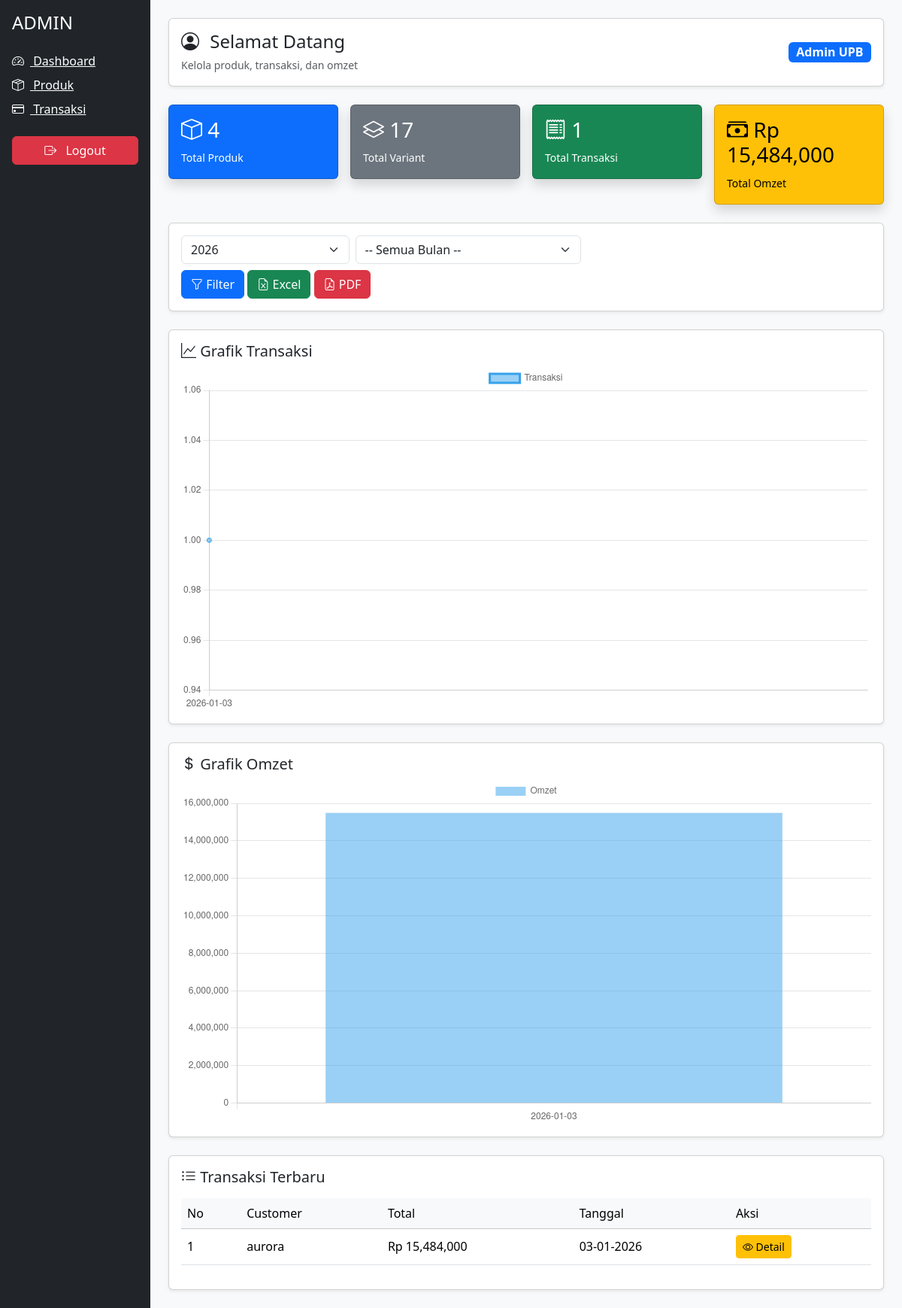
/dashboard.php (signed in), run on the app's committed database.
### tables this page shows
CREATE TABLE `orders` (
  `id_order` int(11) NOT NULL,
  `id_user` int(11) DEFAULT NULL,
  `total` int(11) DEFAULT NULL,
  `status` enum('pending','paid','cancelled') DEFAULT 'pending',
  `order_date` timestamp NOT NULL DEFAULT CURRENT_TIMESTAMP
);

CREATE TABLE `users` (
  `id_user` int(11) NOT NULL,
  `nama` varchar(100) DEFAULT NULL,
  `email` varchar(100) DEFAULT NULL,
  `password` varchar(255) DEFAULT NULL,
  `Alamat` varchar(50) NOT NULL,
  `Nomer_Hp` varchar(20) NOT NULL,
  `created_at` timestamp NOT NULL DEFAULT CURRENT_TIMESTAMP,
  `role` enum('admin','customer') NOT NULL DEFAULT 'customer'
);

### dashboard.php (the view, shortened to what this page needs)
<?php
include "config/koneksi.php";
$tahunTerpilih = isset($_GET['tahun']) ? intval($_GET['tahun']) : date('Y');
$bulanTerpilih = isset($_GET['bulan']) ? intval($_GET['bulan']) : "";
$sqlFilter = "AND YEAR(o.order_date) = $tahunTerpilih";
$where = "";
$totalProduk = mysqli_fetch_assoc(
    mysqli_query($mysqli, "SELECT COUNT(*) total FROM products")
)['total'];
$totalVariant = mysqli_fetch_assoc(
    mysqli_query($mysqli, "SELECT COUNT(*) total FROM product_variants")
)['total'];
$qTrans = mysqli_query($mysqli, "SHOW TABLES LIKE 'orders'");
$adaTrans = mysqli_num_rows($qTrans);
$totalTransaksi = 0;
$totalOmzet = 0;
if ($adaTrans) {
    $qTotal = mysqli_fetch_assoc(
        mysqli_query($mysqli,"
            SELECT COUNT(*) total
            FROM orders o
            WHERE o.status='paid'
            $sqlFilter
            $where
        ")
    );
    $totalTransaksi = $qTotal['total'];
    $qOmzet = mysqli_fetch_assoc(
    mysqli_query($mysqli,"
        SELECT SUM(o.total) total
        FROM orders o
        WHERE o.status='paid'
        $sqlFilter
        $where
    ")
);
$totalOmzet = isset($qOmzet['total']) ? $qOmzet['total'] : 0;
}
$dataTransaksi = [];
if ($adaTrans) {
    $qList = mysqli_query($mysqli,"
        SELECT o.id_order, u.nama, o.total, o.order_date
        FROM orders o
        JOIN users u ON o.id_user = u.id_user
        WHERE o.status='paid'
        $sqlFilter
        $where
        ORDER BY o.order_date DESC
        LIMIT 10
    ");
    while ($r = mysqli_fetch_assoc($qList)) {
        $dataTransaksi[] = $r;
    }
}
$chartLabel = [];
$chartTrans = [];
$chartOmzet = [];
if ($adaTrans) {
    $qChart = mysqli_query($mysqli,"
        SELECT DATE(o.order_date) tgl, COUNT(*) jml, SUM(o.total) omzet
        FROM orders o
        WHERE o.status='paid'
        $sqlFilter
        $where
        GROUP BY DATE(o.order_date)
        ORDER BY tgl ASC
    ");
    while ($c = mysqli_fetch_assoc($qChart)) {
        $chartLabel[] = $c['tgl'];
        $chartTrans[] = $c['jml'];
        $chartOmzet[] = $c['omzet'];
    }
}
?>
<!DOCTYPE html>
<html lang="id">
<head>
<link href="https://cdn.jsdelivr.net/npm/bootstrap@5.3.2/dist/css/bootstrap.min.css" rel="stylesheet">
<link href="https://cdn.jsdelivr.net/npm/bootstrap-icons/font/bootstrap-icons.css" rel="stylesheet">
</head>
<body class="bg-light">
<div class="container-fluid">
<div class="row min-vh-100">
<aside class="col-md-2 bg-dark text-white p-3">
    <h4 class="mb-4">ADMIN</h4>
    <a href="dashboard.php" class="d-block text-white mb-2">
  <i class="bi bi-speedometer2 me-2"></i> Dashboard
</a>
<a href="produk.php" class="d-block text-white mb-2">
  <i class="bi bi-box-seam me-2"></i> Produk
</a>
<a href="transaksi.php" class="d-block text-white mb-2">
  <i class="bi bi-credit-card me-2"></i> Transaksi
</a>
<form action="logout.php" method="post">
<button href="logout.php" class="btn btn-danger w-100 mt-3">
  <i class="bi bi-box-arrow-right me-2"></i> Logout
</button>
</form>
</aside>
<main class="col-md-10 p-4">
<div class="card shadow-sm mb-4">
  <div class="card-body d-flex justify-content-between align-items-center">
    <div>
      <h4 class="mb-1">
  <i class="bi bi-person-circle me-2"></i> Selamat Datang
</h4>
      <small class="text-muted">Kelola produk, transaksi, dan omzet</small>
    </div>
    <span class="badge bg-primary fs-6"><?= $_SESSION['nama']; ?></span>
  </div>
</div>
<div class="row g-3 mb-4">
  <div class="col-md-3">
    <div class="card text-bg-primary shadow">
      <div class="card-body">
        <h3><i class="bi bi-box"></i> <?= $totalProduk ?></h3>
<small>Total Produk</small>
      </div>
    </div>
  </div>
  <div class="col-md-3">
    <div class="card text-bg-secondary shadow">
      <div class="card-body">
        <h3><i class="bi bi-layers"></i> <?= $totalVariant ?></h3>
<small>Total Variant</small>
      </div>
    </div>
  </div>
  <div class="col-md-3">
    <div class="card text-bg-success shadow">
      <div class="card-body">
        <h3><i class="bi bi-receipt"></i> <?= $totalTransaksi ?></h3>
<small>Total Transaksi</small>
      </div>
    </div>
  </div>
  <div class="col-md-3">
    <div class="card text-bg-warning shadow">
      <div class="card-body">
        <h3><i class="bi bi-cash-stack"></i> Rp <?= number_format($totalOmzet) ?></h3>
<small>Total Omzet</small>
      </div>
    </div>
  </div>
</div>
<div class="card mb-4 shadow-sm">
  <div class="card-body">
    <form method="get" class="row g-2 align-items-center">
    <div class="col-md-3">
  <select name="tahun" class="form-select">
    <option value="2026" <?= $tahunTerpilih==2026?'selected':'' ?>>2026</option>
  </select>
</div>
    <div class="col-md-4">
        <select name="bulan" class="form-select">
          <option value="">-- Semua Bulan --</option>
        </select>
      </div>
      <div class="col-md-8">
        <button class="btn btn-primary">
  <i class="bi bi-funnel"></i> Filter
</button>
<a href="export_excel.php?bulan=<?= $bulanTerpilih ?>&tahun=<?= $tahunTerpilih ?>" class="btn btn-success">
  <i class="bi bi-file-earmark-excel"></i> Excel
</a>
<a href="export_pdf.php?bulan=<?= $bulanTerpilih ?>&tahun=<?= $tahunTerpilih ?>" class="btn btn-danger">
  <i class="bi bi-file-earmark-pdf"></i> PDF
</a>
      </div>
    </form>
  </div>
</div>
<div class="card mb-4 shadow-sm">
  <div class="card-body">
    <h5><i class="bi bi-graph-up"></i> Grafik Transaksi</h5>
    <canvas id="chartTransaksi"></canvas>
  </div>
</div>
<div class="card mb-4 shadow-sm">
  <div class="card-body">
    <h5><i class="bi bi-currency-dollar"></i> Grafik Omzet</h5>
    <canvas id="chartOmzet"></canvas>
  </div>
</div>
<div class="card shadow-sm">
  <div class="card-body">
    <h5 class="mb-3">
  <i class="bi bi-list-ul"></i> Transaksi Terbaru
</h5>
    <table class="table table-hover align-middle">
      <thead class="table-light">
        <tr>
          <td>No</td>
          <td>Customer</td>
          <td>Total</td>
          <td>Tanggal</td>
          <td>Aksi</td>
        </tr>
      </thead>
      <tbody>
        <?php $no=1; foreach($dataTransaksi as $t){ ?>
        <tr>
          <td><?= $no++ ?></td>
          <td><?= $t['nama'] ?></td>
          <td>Rp <?= number_format($t['total']) ?></td>
          <td><?= date('d-m-Y', strtotime($t['order_date'])) ?></td>
          <td>
            <a class="btn btn-sm btn-warning"
   href="transaksi_detail.php?id=<?= $t['id_order'] ?>">
   <i class="bi bi-eye"></i> Detail
</a>
          </td>
        </tr>
        <?php } ?>
      </tbody>
    </table>
  </div>
</div>
</main>
</div>
</div>
<script>
new Chart(document.getElementById('chartTransaksi'),{
  type:'line',
  data:{
    labels:<?= json_encode($chartLabel) ?>,
    datasets:[{
      label:'Transaksi',
      data:<?= json_encode($chartTrans) ?>,
      fill:true,
      tension:.4
    }]
  }
});
new Chart(document.getElementById('chartOmzet'),{
  type:'bar',
  data:{
    labels:<?= json_encode($chartLabel) ?>,
    datasets:[{
      label:'Omzet',
      data:<?= json_encode($chartOmzet) ?>
    }]
  }
});
</script>
</body>
</html>

### data on the page
orders: id_user.nama "aurora", total "15,484,000", order_date "03-01-2026"

### other printed values
$_SESSION['nama'] "Admin UPB"
$totalProduk "4"
$totalVariant "17"
$totalTransaksi "1"
$totalOmzet "15,484,000"
chart data {{ json_encode($chartLabel) }} ["2026-01-03"]
chart data {{ json_encode($chartTrans) }} ["1"]
chart data {{ json_encode($chartOmzet) }} ["15484000"]
